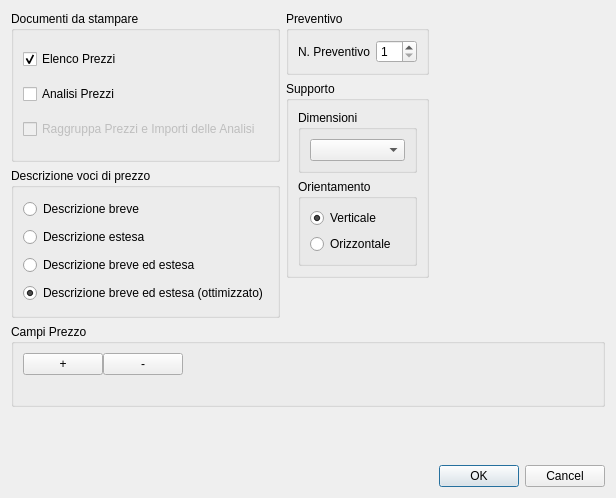
<?xml version="1.0" encoding="UTF-8"?>
<ui version="4.0">
 <class>PriceListPrinterGUI</class>
 <widget class="QDialog" name="PriceListPrinterGUI">
  <property name="geometry">
   <rect>
    <x>0</x>
    <y>0</y>
    <width>616</width>
    <height>498</height>
   </rect>
  </property>
  <property name="windowTitle">
   <string>Stampa Elenco Prezzi su file ODT</string>
  </property>
  <layout class="QGridLayout" name="gridLayout">
   <item row="4" column="2" colspan="2">
    <widget class="QDialogButtonBox" name="buttonBox">
     <property name="orientation">
      <enum>Qt::Horizontal</enum>
     </property>
     <property name="standardButtons">
      <set>QDialogButtonBox::Cancel|QDialogButtonBox::Ok</set>
     </property>
    </widget>
   </item>
   <item row="0" column="2">
    <layout class="QVBoxLayout" name="verticalLayout_2">
     <item>
      <widget class="QGroupBox" name="priceDataSetGroupBox">
       <property name="title">
        <string>Preventivo</string>
       </property>
       <layout class="QGridLayout" name="gridLayout_2">
        <item row="0" column="0">
         <widget class="QLabel" name="priceDataSetSpinBoxLabel">
          <property name="text">
           <string>N. Preventivo</string>
          </property>
         </widget>
        </item>
        <item row="0" column="1">
         <widget class="QSpinBox" name="priceDataSetSpinBox">
          <property name="minimum">
           <number>1</number>
          </property>
         </widget>
        </item>
       </layout>
      </widget>
     </item>
     <item>
      <widget class="QGroupBox" name="paperGroupBox">
       <property name="title">
        <string>Supporto</string>
       </property>
       <layout class="QGridLayout" name="gridLayout_6">
        <item row="1" column="0">
         <widget class="QGroupBox" name="paperOrientationGroupBox">
          <property name="title">
           <string>Orientamento</string>
          </property>
          <layout class="QGridLayout" name="gridLayout_4">
           <item row="1" column="0">
            <widget class="QRadioButton" name="paperHorizzontalRadioButton">
             <property name="text">
              <string>Orizzontale</string>
             </property>
             <property name="checked">
              <bool>false</bool>
             </property>
            </widget>
           </item>
           <item row="0" column="0">
            <widget class="QRadioButton" name="paperVerticalRadioButton">
             <property name="text">
              <string>Verticale</string>
             </property>
             <property name="checked">
              <bool>true</bool>
             </property>
            </widget>
           </item>
          </layout>
         </widget>
        </item>
        <item row="0" column="0">
         <widget class="QGroupBox" name="paperDImensionsGroupBox">
          <property name="title">
           <string>Dimensioni</string>
          </property>
          <layout class="QGridLayout" name="gridLayout_7">
           <item row="0" column="0">
            <widget class="QComboBox" name="paperDimensionsComboBox"/>
           </item>
          </layout>
         </widget>
        </item>
       </layout>
      </widget>
     </item>
     <item>
      <spacer name="verticalSpacer_3">
       <property name="orientation">
        <enum>Qt::Vertical</enum>
       </property>
       <property name="sizeHint" stdset="0">
        <size>
         <width>20</width>
         <height>40</height>
        </size>
       </property>
      </spacer>
     </item>
    </layout>
   </item>
   <item row="0" column="3">
    <spacer name="horizontalSpacer_2">
     <property name="orientation">
      <enum>Qt::Horizontal</enum>
     </property>
     <property name="sizeHint" stdset="0">
      <size>
       <width>0</width>
       <height>167</height>
      </size>
     </property>
    </spacer>
   </item>
   <item row="1" column="0" rowspan="2" colspan="4">
    <widget class="QGroupBox" name="priceFieldsGroupBox">
     <property name="title">
      <string>Campi Prezzo</string>
     </property>
     <layout class="QGridLayout" name="priceFieldsGroupBoxLayout">
      <property name="spacing">
       <number>0</number>
      </property>
      <item row="1" column="0">
       <layout class="QGridLayout" name="priceFieldPushButtonLayout">
        <item row="0" column="0">
         <widget class="QPushButton" name="insertPriceFieldPushButton">
          <property name="text">
           <string>+</string>
          </property>
         </widget>
        </item>
        <item row="0" column="1">
         <widget class="QPushButton" name="removePriceFieldPushButton">
          <property name="text">
           <string>-</string>
          </property>
         </widget>
        </item>
        <item row="0" column="2">
         <spacer name="piceFieldPushButtonSpacer">
          <property name="orientation">
           <enum>Qt::Horizontal</enum>
          </property>
          <property name="sizeHint" stdset="0">
           <size>
            <width>40</width>
            <height>20</height>
           </size>
          </property>
         </spacer>
        </item>
       </layout>
      </item>
      <item row="2" column="0">
       <layout class="QHBoxLayout" name="priceFieldComboBoxLayout">
        <item>
         <layout class="QHBoxLayout" name="horizontalLayout"/>
        </item>
        <item>
         <spacer name="horizontalSpacer_3">
          <property name="orientation">
           <enum>Qt::Horizontal</enum>
          </property>
          <property name="sizeHint" stdset="0">
           <size>
            <width>0</width>
            <height>20</height>
           </size>
          </property>
         </spacer>
        </item>
       </layout>
      </item>
     </layout>
    </widget>
   </item>
   <item row="0" column="0" colspan="2">
    <layout class="QVBoxLayout" name="verticalLayout_3">
     <item>
      <widget class="QGroupBox" name="printPriceAPGroupBox">
       <property name="title">
        <string>Documenti da stampare</string>
       </property>
       <layout class="QVBoxLayout" name="verticalLayout">
        <item>
         <widget class="QCheckBox" name="printPriceListCheckBox">
          <property name="text">
           <string>Elenco Prezzi</string>
          </property>
          <property name="checked">
           <bool>true</bool>
          </property>
         </widget>
        </item>
        <item>
         <widget class="QCheckBox" name="printAPCheckBox">
          <property name="text">
           <string>Analisi Prezzi</string>
          </property>
         </widget>
        </item>
        <item>
         <widget class="QCheckBox" name="ApgroupPrAmCheckBox">
          <property name="enabled">
           <bool>false</bool>
          </property>
          <property name="text">
           <string>Raggruppa Prezzi e Importi delle Analisi</string>
          </property>
         </widget>
        </item>
       </layout>
      </widget>
     </item>
     <item>
      <widget class="QGroupBox" name="groupBox">
       <property name="title">
        <string>Descrizione voci di prezzo</string>
       </property>
       <layout class="QGridLayout" name="gridLayout_5">
        <item row="0" column="0">
         <widget class="QRadioButton" name="printShortDescRadioButton">
          <property name="text">
           <string>Descrizione breve</string>
          </property>
         </widget>
        </item>
        <item row="1" column="0">
         <widget class="QRadioButton" name="printLongDescRadioButton">
          <property name="text">
           <string>Descrizione estesa</string>
          </property>
         </widget>
        </item>
        <item row="2" column="0">
         <widget class="QRadioButton" name="printShortLongDescRadioButton">
          <property name="text">
           <string>Descrizione breve ed estesa</string>
          </property>
         </widget>
        </item>
        <item row="3" column="0">
         <widget class="QRadioButton" name="printShortLongDescOptRadioButton">
          <property name="text">
           <string>Descrizione breve ed estesa (ottimizzato)</string>
          </property>
          <property name="checked">
           <bool>true</bool>
          </property>
         </widget>
        </item>
       </layout>
      </widget>
     </item>
    </layout>
   </item>
   <item row="3" column="0" colspan="4">
    <spacer name="verticalSpacer">
     <property name="orientation">
      <enum>Qt::Vertical</enum>
     </property>
     <property name="sizeHint" stdset="0">
      <size>
       <width>20</width>
       <height>6</height>
      </size>
     </property>
    </spacer>
   </item>
  </layout>
 </widget>
 <resources/>
 <connections>
  <connection>
   <sender>buttonBox</sender>
   <signal>accepted()</signal>
   <receiver>PriceListPrinterGUI</receiver>
   <slot>accept()</slot>
   <hints>
    <hint type="sourcelabel">
     <x>248</x>
     <y>254</y>
    </hint>
    <hint type="destinationlabel">
     <x>157</x>
     <y>274</y>
    </hint>
   </hints>
  </connection>
  <connection>
   <sender>buttonBox</sender>
   <signal>rejected()</signal>
   <receiver>PriceListPrinterGUI</receiver>
   <slot>reject()</slot>
   <hints>
    <hint type="sourcelabel">
     <x>316</x>
     <y>260</y>
    </hint>
    <hint type="destinationlabel">
     <x>286</x>
     <y>274</y>
    </hint>
   </hints>
  </connection>
  <connection>
   <sender>printAPCheckBox</sender>
   <signal>toggled(bool)</signal>
   <receiver>ApgroupPrAmCheckBox</receiver>
   <slot>setEnabled(bool)</slot>
   <hints>
    <hint type="sourcelabel">
     <x>350</x>
     <y>107</y>
    </hint>
    <hint type="destinationlabel">
     <x>350</x>
     <y>134</y>
    </hint>
   </hints>
  </connection>
 </connections>
</ui>
